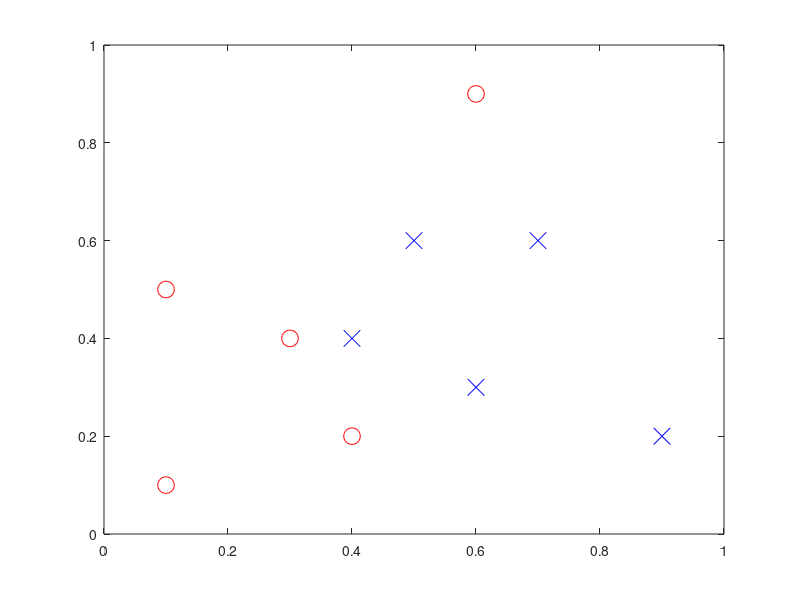

Source code (MATLAB): (Note: this script raises an error after producing the figure.)
%% Project 3: Essentials of Deep Learning
%% Author: Jonas Lorenz
% In this project, we learn and play essential mathematical components of deep 
% learning on a simple artificial neural network by using the MATLAB script provided 
% by C. F. Higham and D. J. Higham along with their paper "Deep Learning: An Introduction 
% for Applied Mathematicians", arXiv:1801.05894v1, Jan. 2018.  Minor changes have 
% been made to the original script. 
%% Step 1: Setting up the training data

% initial training data 
m = 5; 
n = 5;
x1 = [0.1,0.3,0.1,0.6,0.4,0.6,0.5,0.9,0.4,0.7];
x2 = [0.1,0.4,0.5,0.9,0.2,0.3,0.6,0.2,0.4,0.6];
y = [ones(1,m) zeros(1,n); zeros(1,m) ones(1,n)];

% plot the training data 
figure(1) 
clf
a1 = subplot(1,1,1);
plot(x1(1:m),x2(1:m),'o','MarkerSize',12,'LineWidth',0.4,'MarkerEdgeColor','red')
hold on
plot(x1(m+1:m+n),x2(m+1:m+n),'bx','MarkerSize',12,'LineWidth',0.4) 

a1.XTick = [0 1];
a1.YTick = [0 1];
a1.FontWeight = 'Bold';
a1.FontSize = 16;
xlim([0,1])
ylim([0,1])

print -dpng pic_xy.png
tic    % begin of clock count
%% Step 2: Initialize weights and biases

%rng(5000);
rng('default') 
W2 = 0.5*randn(2,2);
W3 = 0.5*randn(3,2);
W4 = 0.5*randn(2,3);
b2 = 0.5*randn(2,1);
b3 = 0.5*randn(3,1);
b4 = 0.5*randn(2,1);
%% Step 3: set the learning rate and number of sgd iterations

eta = 0.05;  % learning rate 
Niter = 5e5; % total number of iters, adjustable to your computational budget
%% Step 4: backpropagation to train the network

savecost = zeros(Niter,1);
for counter = 1:Niter
    k = randi(m+n);  %choose one point from the sample
    x = [x1(k); x2(k)];
    % Forward pass
    a2 = activate(x,W2,b2);
    a3 = activate(a2,W3,b3);
    a4 = activate(a3,W4,b4);
    % Backward pass
    delta4 = a4.*(1-a4).*(a4-y(:,k));
    delta3 = a3.*(1-a3).*(W4'*delta4);
    delta2 = a2.*(1-a2).*(W3'*delta3);
    % Gradient step
    W2 = W2 - eta*delta2*x';
    W3 = W3 - eta*delta3*a2';
    W4 = W4 - eta*delta4*a3';
    b2 = b2 - eta*delta2;
    b3 = b3 - eta*delta3;
    b4 = b4 - eta*delta4;
    % Monitor progress
    newcost = cost(W2,W3,W4,b2,b3,b4,m,n,x1,x2,y);   % display cost to screen if you like
    savecost(counter) = newcost;
end

total_training_time = toc   % end of clock
%% Step 5: show the "convergence" of the cost function

figure(3)
clf
semilogy([1:1e4:Niter],savecost(1:1e4:Niter),'b-','LineWidth',2)
xlabel('Iteration Number')
ylabel('Value of cost function')
set(gca,'FontWeight','Bold','FontSize',18)

print -dpng pic_cost.png
%% Step 6: show the classification by displaying shaded and unshaded regions

N = 500;
Dx = 1/N;
Dy = 1/N;
xvals = [0:Dx:1];
yvals = [0:Dy:1];
for k1 = 1:N+1
    xk = xvals(k1);
    for k2 = 1:N+1
        yk = yvals(k2);
        xy = [xk;yk];
        a2 = activate(xy,W2,b2);
        a3 = activate(a2,W3,b3);
        a4 = activate(a3,W4,b4);
        Aval(k2,k1) = a4(1);%a4 is a 2 by 1 vector to indicate class
        Bval(k2,k1) = a4(2);
        %Aval(k2,k1) = norm([1,0]'-a4,2);
        %Bval(k2,k1) = norm([0,1]'-a4,2);
     end
end
[X,Y] = meshgrid(xvals,yvals);

figure(4)
clf
a2 = subplot(1,1,1);
Mval = Aval>=Bval;
%Mval = Aval<=Bval;
contourf(X,Y,Mval,[0.5 0.5]) %receiving warning!!!

hold on
colormap([1 1 1; 0.8 0.8 0.8])
plot(x1(1:m),x2(1:m),'ro','MarkerSize',12,'LineWidth',0.4)
plot(x1(m+1:m+n),x2(m+1:m+n),'bx','MarkerSize',12,'LineWidth',0.4)
a2.XTick = [0 1];
a2.YTick = [0 1];
a2.FontWeight = 'Bold';
a2.FontSize = 16;
xlim([0,1])
ylim([0,1])

print -dpng pic_bdy_bp.png
%% Task 1:
% Derive expressions of backpropagation and sgd for a network of L layers with 
% one neuron per layer.
% 
% *Solution:* Backpropagation is gradient descent, so our goal is to find the 
% gradients along which to descend. For this, we first want to get an idea of 
% what exactly we are trying to minimize here. Since our model is only one neuron 
% per layer, each step of our forward pass goes from $\mathbb{R}$ to $\mathbb{R}$. 
% Therefore our partial derivatives will just be scalars. The cost function is
% 
% $$C \colon \mathbb{R} \times \mathbb{R}^{1,2L} \to \mathbb{R}, \quad (x, \theta) 
% \mapsto \frac{1}{2}(a_L - y)^2.$$
% 
% where $x$ is our input and $\theta = (w_1, b_1, \ldots, w_L, b_K)$. We can 
% compute
% 
% $a_n = \sigma(w_na_{n-1} + b_n)$ and $a_1 = \sigma(w_1 x + b_1)$
% 
% where $\sigma$ is our activation function. We now want to adjust $b_k, w_k$ 
% such that our cost function is minimal, essentially changing it "into" the direction 
% where the negative partial derivative points to. First of we have
% 
% $\delta_L = \frac{\partial C}{\partial b_L}(x, \theta) = (a_L - y) \cdot \sigma'(w_L 
% a_{L-1} + b_L)$ and $\frac{\partial C}{\partial w_L}(x, \theta) = (a_L - y) 
% \cdot \sigma'(w_La_{L-1} + b_L) \cdot a_{L-1} = \delta_L \cdot a_{L-1}$
% 
% when simply using the chain rule to get the derivatives. Things do get a little 
% bit more complicated when finding $\delta_{L-1}$, however once we have done 
% that, the rest will somewhat fall into place. Here we first realize that we 
% essentially know how the derivative of 
% 
% $\xi \mapsto \frac{1}{2} (\sigma(\xi) - y)^2 $ since it is practically our 
% $\delta_L$. We now want to interpret $\xi$ as a function to use the chain rule 
% again, namely $b_{L-1} \mapsto w_La_{L-1} + b_L$ where $a_{L-1}$ is dependent 
% on the value of $b_{L-1}$. Using the chain rule now, we get
% 
% $\delta_{L-1} = \frac{\partial C}{\partial b_{L-1}}(x, \theta) = (a_L - y)\sigma'(w_La_{L-1} 
% + b_L) \cdot w_L \cdot \sigma'(w_{L-1}a_{L-2} + b_{L-2}) = \sigma'(w_{L-1}a_{L-2} 
% + b_{L-2}) \cdot w_{L-1} \delta_L$.
% 
% Similarly one can derive $\frac{\partial C}{\partial w_{L-1}}(x, \theta) = 
% \delta_{L-1} \cdot a_{L-2}$. One could now continue like this, but the astute 
% reader might see that our argument for $\xi$ translates onto every layer of 
% our neural network, thus giving us a compact form to write all of the derivatives, 
% namely
% 
% $\delta_{n} = \sigma'(w_n a_{n-1} + b_n) \cdot w_n \delta_{n+1}$ and $\frac{\partial 
% C}{\partial w_{n}}(x, \theta) = \delta_{n} \cdot a_{n-1}$
% 
% where $n = 1, \ldots, L-1$ and $a_0 := x$.
%% Task 2:
% (1) Add additional hidden layers and neurons to the existing network. Specifically,  
% netbpsgd is a "2-2-3-2" network, change it to a "2-5-5-5-2" network. Using a 
% learning rate of 0.05 and 3e5 number of sgd iterations to show the convergence 
% behavior of the cost function and the classification with the training data 
% set in netbpsgd.
% 
% *Solution:* Our goal is to adjust the matrices $W_k$ and vectors $b_k$ as 
% well was adding one of each.

tic    % begin of clock count
%rng(5000);
rng('default') 
W2 = 0.5*randn(5,2);
W3 = 0.5*randn(5,5);
W4 = 0.5*randn(5,5);
W5 = 0.5*randn(2,5);
b2 = 0.5*randn(5,1);
b3 = 0.5*randn(5,1);
b4 = 0.5*randn(5,1);
b5 = 0.5*randn(2,1);

eta = 0.05;  % learning rate 
Niter = 3e5; % total number of iters, adjustable to your computational budget

savecost = zeros(Niter,1);
for counter = 1:Niter
    k = randi(m+n);  %choose one point from the sample
    x = [x1(k); x2(k)];
    % Forward pass
    a2 = activate(x,W2,b2);
    a3 = activate(a2,W3,b3);
    a4 = activate(a3,W4,b4);
    a5 = activate(a4,W5,b5);
    % Backward pass
    delta5 = a5.*(1-a5).*(a5-y(:,k));
    delta4 = a4.*(1-a4).*(W5'*delta5);
    delta3 = a3.*(1-a3).*(W4'*delta4);
    delta2 = a2.*(1-a2).*(W3'*delta3);
    % Gradient step
    W2 = W2 - eta*delta2*x';
    W3 = W3 - eta*delta3*a2';
    W4 = W4 - eta*delta4*a3';
    W5 = W5 - eta*delta5*a4';

    b2 = b2 - eta*delta2;
    b3 = b3 - eta*delta3;
    b4 = b4 - eta*delta4;
    b5 = b5 - eta*delta5;
    % Monitor progress
    newcost = costnew(W2,W3,W4,W5,b2,b3,b4,b5,m,n,x1,x2,y);   % display cost to screen if you like
    savecost(counter) = newcost;
end

total_training_time = toc   % end of clock

figure(3)
clf
semilogy([1:1e4:Niter],savecost(1:1e4:Niter),'b-','LineWidth',2)
xlabel('Iteration Number')
ylabel('Value of cost function')
set(gca,'FontWeight','Bold','FontSize',18)

print -dpng pic_cost.png

N = 500;
Dx = 1/N;
Dy = 1/N;
xvals = [0:Dx:1];
yvals = [0:Dy:1];
for k1 = 1:N+1
    xk = xvals(k1);
    for k2 = 1:N+1
        yk = yvals(k2);
        xy = [xk;yk];
        a2 = activate(xy,W2,b2);
        a3 = activate(a2,W3,b3);
        a4 = activate(a3,W4,b4);
        a5 = activate(a4,W5,b5);
        Aval(k2,k1) = a5(1);%a4 is a 2 by 1 vector to indicate class
        Bval(k2,k1) = a5(2);
        %Aval(k2,k1) = norm([1,0]'-a4,2);
        %Bval(k2,k1) = norm([0,1]'-a4,2);
     end
end
[X,Y] = meshgrid(xvals,yvals);

figure(4)
clf
a2 = subplot(1,1,1);
Mval = Aval>=Bval;
%Mval = Aval<=Bval;
contourf(X,Y,Mval,[0.5 0.5]) %receiving warning!!!

hold on
colormap([1 1 1; 0.8 0.8 0.8])
plot(x1(1:m),x2(1:m),'ro','MarkerSize',12,'LineWidth',0.4)
plot(x1(m+1:m+n),x2(m+1:m+n),'bx','MarkerSize',12,'LineWidth',0.4)
a2.XTick = [0 1];
a2.YTick = [0 1];
a2.FontWeight = 'Bold';
a2.FontSize = 16;
xlim([0,1])
ylim([0,1])

print -dpng pic_bdy_bp.png
%% 
% (2) Replace the sigmoid activation function of netpbsgd with the ReLU activation 
% function. Using a learning rate of 0.0025 and a number of 3e5 sgd iterations 
% to show the convergence behaviour of the cost function and the classification 
% with the training data set in ntbpsgd.
% 
% *Solution:* Again we are doing the same as before, except that we are now 
% chaning the activation function.

tic    % begin of clock count
%rng(5000);
rng('default') 
W2 = 0.5*randn(2,2);
W3 = 0.5*randn(3,2);
W4 = 0.5*randn(2,3);
b2 = 0.5*randn(2,1);
b3 = 0.5*randn(3,1);
b4 = 0.5*randn(2,1);

eta = 0.0025;  % learning rate 
Niter = 3e5; % total number of iters, adjustable to your computational budget

savecost = zeros(Niter,1);
for counter = 1:Niter
    k = randi(m+n);  %choose one point from the sample
    x = [x1(k); x2(k)];
    % Forward pass
    a2 = activatenew(x,W2,b2);
    a3 = activatenew(a2,W3,b3);
    a4 = activatenew(a3,W4,b4);
    % Backward pass
    delta4 = (W4*a3 + b4>0).*(a4-y(:,k));
    delta3 = (W3*a2 + b3>0).*(W4'*delta4);
    delta2 = (W2*x + b2>0).*(W3'*delta3);
    % Gradient step
    W2 = W2 - eta*delta2*x';
    W3 = W3 - eta*delta3*a2';
    W4 = W4 - eta*delta4*a3';
    b2 = b2 - eta*delta2;
    b3 = b3 - eta*delta3;
    b4 = b4 - eta*delta4;
    % Monitor progress
    newcost = costrelu(W2,W3,W4,b2,b3,b4,m,n,x1,x2,y);   % display cost to screen if you like
    savecost(counter) = newcost;
end

total_training_time = toc   % end of clock

figure(3)
clf
semilogy([1:1e4:Niter],savecost(1:1e4:Niter),'b-','LineWidth',2)
xlabel('Iteration Number')
ylabel('Value of cost function')
set(gca,'FontWeight','Bold','FontSize',18)

print -dpng pic_cost.png

N = 500;
Dx = 1/N;
Dy = 1/N;
xvals = [0:Dx:1];
yvals = [0:Dy:1];
for k1 = 1:N+1
    xk = xvals(k1);
    for k2 = 1:N+1
        yk = yvals(k2);
        xy = [xk;yk];
        a2 = activatenew(xy,W2,b2);
        a3 = activatenew(a2,W3,b3);
        a4 = activatenew(a3,W4,b4);
        Aval(k2,k1) = a4(1);%a4 is a 2 by 1 vector to indicate class
        Bval(k2,k1) = a4(2);
        %Aval(k2,k1) = norm([1,0]'-a4,2);
        %Bval(k2,k1) = norm([0,1]'-a4,2);
     end
end
[X,Y] = meshgrid(xvals,yvals);

figure(4)
clf
a2 = subplot(1,1,1);
Mval = Aval>=Bval;
%Mval = Aval<=Bval;
contourf(X,Y,Mval,[0.5 0.5]) %receiving warning!!!

hold on
colormap([1 1 1; 0.8 0.8 0.8])
plot(x1(1:m),x2(1:m),'ro','MarkerSize',12,'LineWidth',0.4)
plot(x1(m+1:m+n),x2(m+1:m+n),'bx','MarkerSize',12,'LineWidth',0.4)
a2.XTick = [0 1];
a2.YTick = [0 1];
a2.FontWeight = 'Bold';
a2.FontSize = 16;
xlim([0,1])
ylim([0,1])

print -dpng pic_bdy_bp.png
%% 
% (3) Now we want to combine the previous two tasks to use ReLU with a "2-5-5-5-2" 
% network.

m = 12; 
n = 8;
x1 = [0.1,0.05,0.05,0.1,0.35,0.65,0.9,0.95,0.95,0.9,0.65,0.35,0.7,0.3,0.3,0.7,0.25,0.75,0.5,0.5];
x2 = [0.1,0.65,0.35,0.9,0.95,0.95,0.9,0.65,0.35,0.1,0.05,0.05,0.7,0.7,0.3,0.3,0.5,0.5,0.75,0.25];
y = [ones(1,m) zeros(1,n); zeros(1,m) ones(1,n)];

tic    % begin of clock count
%rng(5000);
rng('default') 
W2 = 0.5*randn(5,2);
W3 = 0.5*randn(5,5);
W4 = 0.5*randn(5,5);
W5 = 0.5*randn(2,5);
b2 = 0.5*randn(5,1);
b3 = 0.5*randn(5,1);
b4 = 0.5*randn(5,1);
b5 = 0.5*randn(2,1);

eta = 0.0025;  % learning rate 
Niter = 3e5; % total number of iters, adjustable to your computational budget

savecost = zeros(Niter,1);
for counter = 1:Niter
    k = randi(m+n);  %choose one point from the sample
    x = [x1(k); x2(k)];
    % Forward pass
    a2 = activatenew(x,W2,b2);
    a3 = activatenew(a2,W3,b3);
    a4 = activatenew(a3,W4,b4);
    a5 = activatenew(a4,W5,b5);
    % Backward pass
    delta5 = (W5*a4 + b5>0).*(a5-y(:,k));
    delta4 = (W4*a3 + b4>0).*(W5'*delta5);
    delta3 = (W3*a2 + b3>0).*(W4'*delta4);
    delta2 = (W2*x + b2>0).*(W3'*delta3);
    % Gradient step
    W2 = W2 - eta*delta2*x';
    W3 = W3 - eta*delta3*a2';
    W4 = W4 - eta*delta4*a3';
    W5 = W5 - eta*delta5*a4';

    b2 = b2 - eta*delta2;
    b3 = b3 - eta*delta3;
    b4 = b4 - eta*delta4;
    b5 = b5 - eta*delta5;
    % Monitor progress
    newcost = costnew(W2,W3,W4,W5,b2,b3,b4,b5,m,n,x1,x2,y);   % display cost to screen if you like
    savecost(counter) = newcost;
end

total_training_time = toc   % end of clock

figure(3)
clf
semilogy([1:1e4:Niter],savecost(1:1e4:Niter),'b-','LineWidth',2)
xlabel('Iteration Number')
ylabel('Value of cost function')
set(gca,'FontWeight','Bold','FontSize',18)

print -dpng pic_cost.png

N = 500;
Dx = 1/N;
Dy = 1/N;
xvals = [0:Dx:1];
yvals = [0:Dy:1];
for k1 = 1:N+1
    xk = xvals(k1);
    for k2 = 1:N+1
        yk = yvals(k2);
        xy = [xk;yk];
        a2 = activatenew(xy,W2,b2);
        a3 = activatenew(a2,W3,b3);
        a4 = activatenew(a3,W4,b4);
        a5 = activatenew(a4,W5,b5);
        Aval(k2,k1) = a5(1);%a4 is a 2 by 1 vector to indicate class
        Bval(k2,k1) = a5(2);
        %Aval(k2,k1) = norm([1,0]'-a4,2);
        %Bval(k2,k1) = norm([0,1]'-a4,2);
     end
end
[X,Y] = meshgrid(xvals,yvals);

figure(4)
clf
a2 = subplot(1,1,1);
Mval = Aval>=Bval;
%Mval = Aval<=Bval;
contourf(X,Y,Mval,[0.5 0.5]) %receiving warning!!!

hold on
colormap([1 1 1; 0.8 0.8 0.8])
plot(x1(1:m),x2(1:m),'ro','MarkerSize',12,'LineWidth',0.4)
plot(x1(m+1:m+n),x2(m+1:m+n),'bx','MarkerSize',12,'LineWidth',0.4)
a2.XTick = [0 1];
a2.YTick = [0 1];
a2.FontWeight = 'Bold';
a2.FontSize = 16;
xlim([0,1])
ylim([0,1])

print -dpng pic_bdy_bp.png
